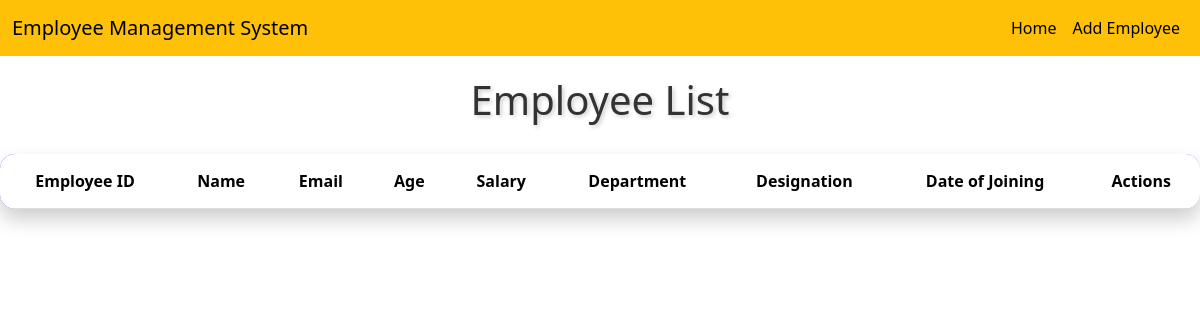
/emp/emphome/, run on an earlier commit of the app's database.
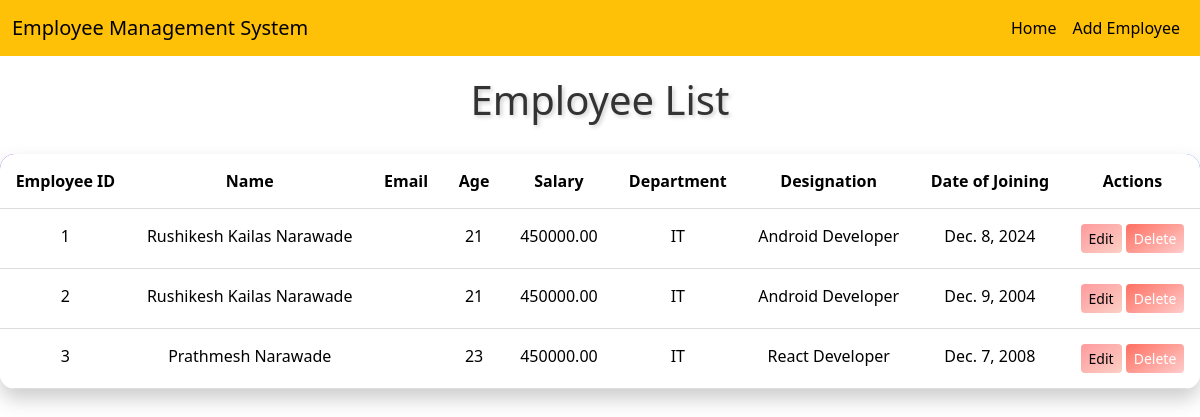
And on a later commit of the database.
### emp/models.py (models this page shows)
class Emp(models.Model):
    name = models.CharField(max_length=100)
    mail= models.EmailField(max_length=100)
    designation = models.CharField(max_length=100)
    age = models.IntegerField()
    address = models.TextField()
    salary = models.DecimalField(max_digits=10, decimal_places=2)
    department = models.CharField(max_length=100)
    date_of_joining = models.DateField()

### emp/views.py (the view)
# urls.py: path('emphome/',views.emp_home),
def emp_home(request):
    emp=Emp.objects.all()
    return render(request,'emp/index.html',{'emp':emp})

### templates/emp/index.html (shortened to what this page needs)
<!doctype html>
<html lang="en">
  <head>
    <link href="https://cdn.jsdelivr.net/npm/bootstrap@5.3.3/dist/css/bootstrap.min.css" rel="stylesheet">
  </head>
  <body>
    {% include 'emp/navbar.html' %}
    <h1>Employee List</h1>
    <table class="table">
      <thead>
        <tr>
          <th scope="col">Employee ID</th>
          <th>Name</th>
          <th>Email</th>
          <th>Age</th>
          <th>Salary</th>
          <th>Department</th>
          <th>Designation</th>
          <th>Date of Joining</th>
          <th>Actions</th>
        </tr>
      </thead>
      <tbody>
        {% for employee in emp %}
        <tr>
          <td>{{ forloop.counter}}</td>
          <td>{{ employee.name }}</td>
          <td>{{ employee.email }}</td>
          <td>{{ employee.age }}</td>
          <td>{{ employee.salary }}</td>
          <td>{{ employee.department }}</td>
          <td>{{ employee.designation }}</td>
          <td>{{ employee.date_of_joining }}</td>
          <td>
            <a href="/emp/update-emp/{{ employee.id }}" class="btn btn-warning btn-sm">Edit</a>
            <a href="/emp/delete-emp/{{ employee.id }}" class="btn btn-danger btn-sm">Delete</a>
          </td>
        </tr>
        {% endfor %}
      </tbody>
    </table>
  </body>
</html>

What changed in the data, as far as the page shows it:
added Emp: name "Rushikesh Kailas Narawade", age "21", salary "450000.00", department "IT", designation "Android Developer", date_of_joining "Dec. 8, 2024"
added Emp: name "Rushikesh Kailas Narawade", age "21", salary "450000.00", department "IT", designation "Android Developer", date_of_joining "Dec. 9, 2004"
added Emp: name "Prathmesh Narawade", age "23", salary "450000.00", department "IT", designation "React Developer", date_of_joining "Dec. 7, 2008"
